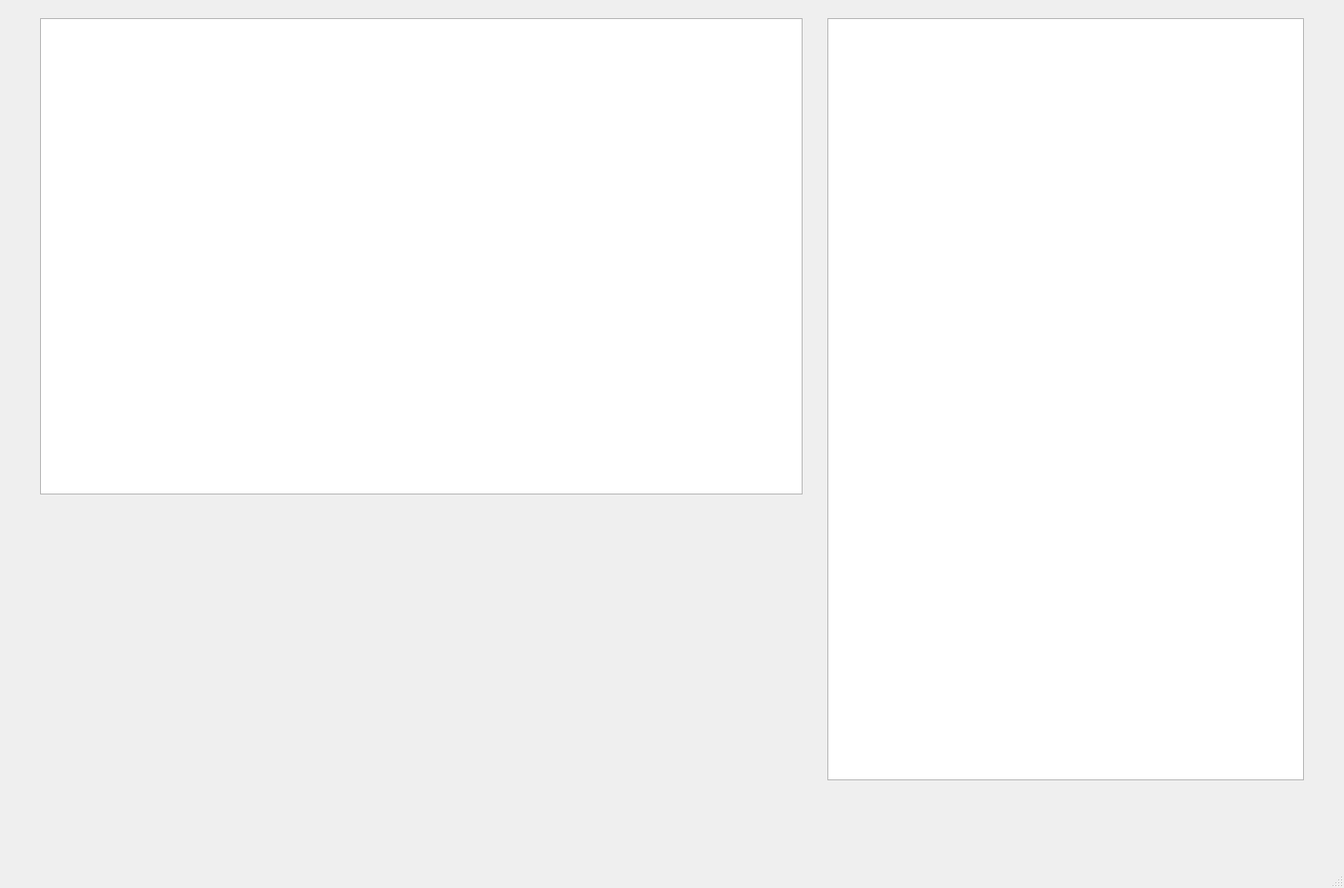
<?xml version="1.0" encoding="UTF-8"?>
<ui version="4.0">
 <class>MainWindow</class>
 <widget class="QMainWindow" name="MainWindow">
  <property name="geometry">
   <rect>
    <x>0</x>
    <y>0</y>
    <width>1410</width>
    <height>932</height>
   </rect>
  </property>
  <property name="windowTitle">
   <string>MainWindow</string>
  </property>
  <widget class="QWidget" name="centralwidget">
   <layout class="QGridLayout" name="gridLayout">
    <item row="0" column="0">
     <layout class="QVBoxLayout" name="mainVertLayout">
      <item>
       <spacer name="verticalSpacer_3">
        <property name="orientation">
         <enum>Qt::Vertical</enum>
        </property>
        <property name="sizeType">
         <enum>QSizePolicy::Fixed</enum>
        </property>
        <property name="sizeHint" stdset="0">
         <size>
          <width>20</width>
          <height>10</height>
         </size>
        </property>
       </spacer>
      </item>
      <item>
       <layout class="QHBoxLayout" name="horizontalLayout">
        <item>
         <spacer name="horizontalSpacer_3">
          <property name="orientation">
           <enum>Qt::Horizontal</enum>
          </property>
          <property name="sizeType">
           <enum>QSizePolicy::MinimumExpanding</enum>
          </property>
          <property name="sizeHint" stdset="0">
           <size>
            <width>10</width>
            <height>20</height>
           </size>
          </property>
         </spacer>
        </item>
        <item>
         <layout class="QVBoxLayout" name="verticalLayout">
          <item>
           <widget class="QGraphicsView" name="topGraphicsView">
            <property name="minimumSize">
             <size>
              <width>800</width>
              <height>500</height>
             </size>
            </property>
            <property name="maximumSize">
             <size>
              <width>800</width>
              <height>500</height>
             </size>
            </property>
            <property name="backgroundBrush">
             <brush brushstyle="SolidPattern">
              <color alpha="255">
               <red>0</red>
               <green>0</green>
               <blue>0</blue>
              </color>
             </brush>
            </property>
           </widget>
          </item>
          <item>
           <spacer name="verticalSpacer_2">
            <property name="orientation">
             <enum>Qt::Vertical</enum>
            </property>
            <property name="sizeHint" stdset="0">
             <size>
              <width>20</width>
              <height>40</height>
             </size>
            </property>
           </spacer>
          </item>
         </layout>
        </item>
        <item>
         <spacer name="horizontalSpacer">
          <property name="orientation">
           <enum>Qt::Horizontal</enum>
          </property>
          <property name="sizeType">
           <enum>QSizePolicy::Fixed</enum>
          </property>
          <property name="sizeHint" stdset="0">
           <size>
            <width>20</width>
            <height>20</height>
           </size>
          </property>
         </spacer>
        </item>
        <item>
         <widget class="QGraphicsView" name="rightGraphicsView">
          <property name="sizePolicy">
           <sizepolicy hsizetype="Fixed" vsizetype="Fixed">
            <horstretch>0</horstretch>
            <verstretch>0</verstretch>
           </sizepolicy>
          </property>
          <property name="minimumSize">
           <size>
            <width>500</width>
            <height>800</height>
           </size>
          </property>
          <property name="maximumSize">
           <size>
            <width>500</width>
            <height>800</height>
           </size>
          </property>
         </widget>
        </item>
        <item>
         <spacer name="horizontalSpacer_2">
          <property name="orientation">
           <enum>Qt::Horizontal</enum>
          </property>
          <property name="sizeType">
           <enum>QSizePolicy::MinimumExpanding</enum>
          </property>
          <property name="sizeHint" stdset="0">
           <size>
            <width>10</width>
            <height>20</height>
           </size>
          </property>
         </spacer>
        </item>
       </layout>
      </item>
      <item>
       <spacer name="verticalSpacer">
        <property name="orientation">
         <enum>Qt::Vertical</enum>
        </property>
        <property name="sizeType">
         <enum>QSizePolicy::MinimumExpanding</enum>
        </property>
        <property name="sizeHint" stdset="0">
         <size>
          <width>20</width>
          <height>40</height>
         </size>
        </property>
       </spacer>
      </item>
     </layout>
    </item>
   </layout>
  </widget>
  <widget class="QMenuBar" name="menubar">
   <property name="geometry">
    <rect>
     <x>0</x>
     <y>0</y>
     <width>1410</width>
     <height>24</height>
    </rect>
   </property>
  </widget>
  <widget class="QStatusBar" name="statusbar"/>
 </widget>
 <resources/>
 <connections/>
</ui>
